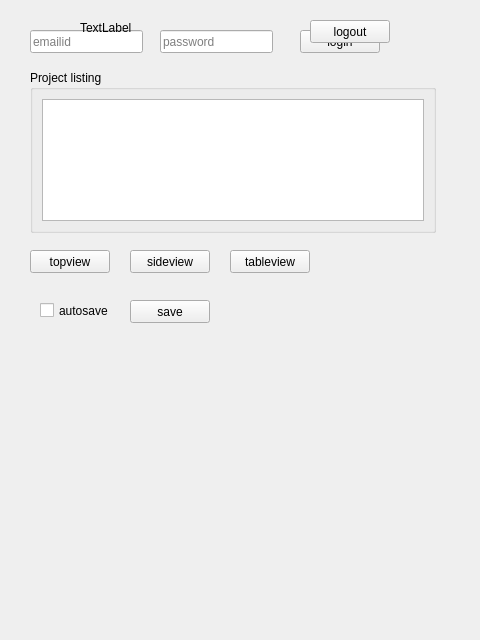
<?xml version="1.0" encoding="UTF-8"?>
<ui version="4.0">
 <class>MSSMscolabWindow</class>
 <widget class="QWidget" name="MSSMscolabWindow">
  <property name="geometry">
   <rect>
    <x>0</x>
    <y>0</y>
    <width>480</width>
    <height>640</height>
   </rect>
  </property>
  <property name="windowTitle">
   <string>Form</string>
  </property>
  <widget class="QGroupBox" name="groupBox">
   <property name="geometry">
    <rect>
     <x>30</x>
     <y>70</y>
     <width>406</width>
     <height>163</height>
    </rect>
   </property>
   <property name="title">
    <string>Project listing</string>
   </property>
   <property name="flat">
    <bool>true</bool>
   </property>
   <layout class="QVBoxLayout" name="verticalLayout">
    <item>
     <widget class="QListWidget" name="listProjects">
      <property name="toolTip">
       <string>List of mscolab projects.</string>
      </property>
      <property name="alternatingRowColors">
       <bool>false</bool>
      </property>
      <property name="textElideMode">
       <enum>Qt::ElideNone</enum>
      </property>
     </widget>
    </item>
   </layout>
  </widget>
  <widget class="QWidget" name="widget" native="true">
   <property name="geometry">
    <rect>
     <x>30</x>
     <y>20</y>
     <width>401</width>
     <height>41</height>
    </rect>
   </property>
   <widget class="QLineEdit" name="emailid">
    <property name="geometry">
     <rect>
      <x>0</x>
      <y>10</y>
      <width>113</width>
      <height>23</height>
     </rect>
    </property>
    <property name="placeholderText">
     <string>emailid</string>
    </property>
   </widget>
   <widget class="QLineEdit" name="password">
    <property name="geometry">
     <rect>
      <x>130</x>
      <y>10</y>
      <width>113</width>
      <height>23</height>
     </rect>
    </property>
    <property name="placeholderText">
     <string>password</string>
    </property>
   </widget>
   <widget class="QPushButton" name="loginButton">
    <property name="geometry">
     <rect>
      <x>270</x>
      <y>10</y>
      <width>80</width>
      <height>23</height>
     </rect>
    </property>
    <property name="text">
     <string>login</string>
    </property>
   </widget>
  </widget>
  <widget class="QWidget" name="widget_2" native="true">
   <property name="enabled">
    <bool>true</bool>
   </property>
   <property name="geometry">
    <rect>
     <x>30</x>
     <y>10</y>
     <width>401</width>
     <height>41</height>
    </rect>
   </property>
   <widget class="QLabel" name="label">
    <property name="geometry">
     <rect>
      <x>50</x>
      <y>10</y>
      <width>251</width>
      <height>16</height>
     </rect>
    </property>
    <property name="text">
     <string>TextLabel</string>
    </property>
   </widget>
   <widget class="QPushButton" name="logoutButton">
    <property name="geometry">
     <rect>
      <x>280</x>
      <y>10</y>
      <width>80</width>
      <height>23</height>
     </rect>
    </property>
    <property name="text">
     <string>logout</string>
    </property>
   </widget>
  </widget>
  <widget class="QPushButton" name="topview">
   <property name="geometry">
    <rect>
     <x>30</x>
     <y>250</y>
     <width>80</width>
     <height>23</height>
    </rect>
   </property>
   <property name="text">
    <string>topview</string>
   </property>
  </widget>
  <widget class="QPushButton" name="sideview">
   <property name="geometry">
    <rect>
     <x>130</x>
     <y>250</y>
     <width>80</width>
     <height>23</height>
    </rect>
   </property>
   <property name="text">
    <string>sideview</string>
   </property>
  </widget>
  <widget class="QPushButton" name="tableview">
   <property name="geometry">
    <rect>
     <x>230</x>
     <y>250</y>
     <width>80</width>
     <height>23</height>
    </rect>
   </property>
   <property name="text">
    <string>tableview</string>
   </property>
  </widget>
  <widget class="QPushButton" name="save_ft">
   <property name="geometry">
    <rect>
     <x>130</x>
     <y>300</y>
     <width>80</width>
     <height>23</height>
    </rect>
   </property>
   <property name="text">
    <string>save</string>
   </property>
  </widget>
  <widget class="QCheckBox" name="autoSave">
   <property name="geometry">
    <rect>
     <x>40</x>
     <y>300</y>
     <width>85</width>
     <height>21</height>
    </rect>
   </property>
   <property name="text">
    <string>autosave</string>
   </property>
  </widget>
 </widget>
 <resources/>
 <connections/>
</ui>
